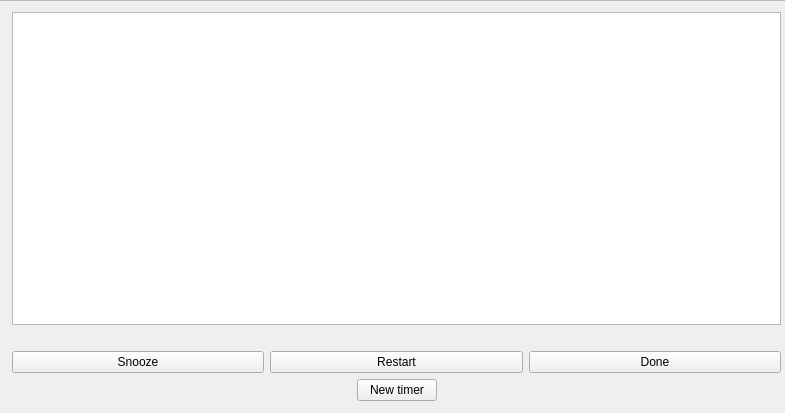
<?xml version="1.0" encoding="UTF-8"?>
<ui version="4.0">
 <class>KitchenAlertMainWindow</class>
 <widget class="QMainWindow" name="KitchenAlertMainWindow">
  <property name="geometry">
   <rect>
    <x>0</x>
    <y>0</y>
    <width>785</width>
    <height>413</height>
   </rect>
  </property>
  <property name="windowTitle">
   <string>KitchenAlert</string>
  </property>
  <widget class="QWidget" name="centralWidget">
   <widget class="QScrollArea" name="scrollArea">
    <property name="geometry">
     <rect>
      <x>-350</x>
      <y>0</y>
      <width>1451</width>
      <height>591</height>
     </rect>
    </property>
    <property name="widgetResizable">
     <bool>true</bool>
    </property>
    <widget class="QWidget" name="scrollAreaWidgetContents">
     <property name="geometry">
      <rect>
       <x>0</x>
       <y>0</y>
       <width>1447</width>
       <height>587</height>
      </rect>
     </property>
     <widget class="QWidget" name="verticalLayoutWidget">
      <property name="geometry">
       <rect>
        <x>350</x>
        <y>0</y>
        <width>791</width>
        <height>411</height>
       </rect>
      </property>
      <layout class="QVBoxLayout" name="verticalLayout">
       <item>
        <widget class="QTableView" name="ComingAlertsTableView"/>
       </item>
       <item>
        <widget class="QLabel" name="debugLabel">
         <property name="text">
          <string/>
         </property>
        </widget>
       </item>
       <item>
        <layout class="QHBoxLayout" name="horizontalLayout_2">
         <item>
          <widget class="QPushButton" name="SnoozeButton">
           <property name="text">
            <string>Snooze</string>
           </property>
          </widget>
         </item>
         <item>
          <widget class="QPushButton" name="RestartButton">
           <property name="text">
            <string>Restart</string>
           </property>
          </widget>
         </item>
         <item>
          <widget class="QPushButton" name="DoneButton">
           <property name="text">
            <string>Done</string>
           </property>
          </widget>
         </item>
        </layout>
       </item>
       <item>
        <layout class="QHBoxLayout" name="horizontalLayout">
         <item>
          <spacer name="horizontalSpacer">
           <property name="orientation">
            <enum>Qt::Horizontal</enum>
           </property>
           <property name="sizeHint" stdset="0">
            <size>
             <width>40</width>
             <height>20</height>
            </size>
           </property>
          </spacer>
         </item>
         <item>
          <widget class="QPushButton" name="CreateNewScheduleButton">
           <property name="text">
            <string>New timer</string>
           </property>
          </widget>
         </item>
         <item>
          <spacer name="horizontalSpacer_2">
           <property name="orientation">
            <enum>Qt::Horizontal</enum>
           </property>
           <property name="sizeHint" stdset="0">
            <size>
             <width>40</width>
             <height>20</height>
            </size>
           </property>
          </spacer>
         </item>
        </layout>
       </item>
      </layout>
     </widget>
    </widget>
   </widget>
  </widget>
 </widget>
 <layoutdefault spacing="6" margin="11"/>
 <resources/>
 <connections/>
 <slots>
  <slot>openTimerSchedule()</slot>
 </slots>
</ui>
